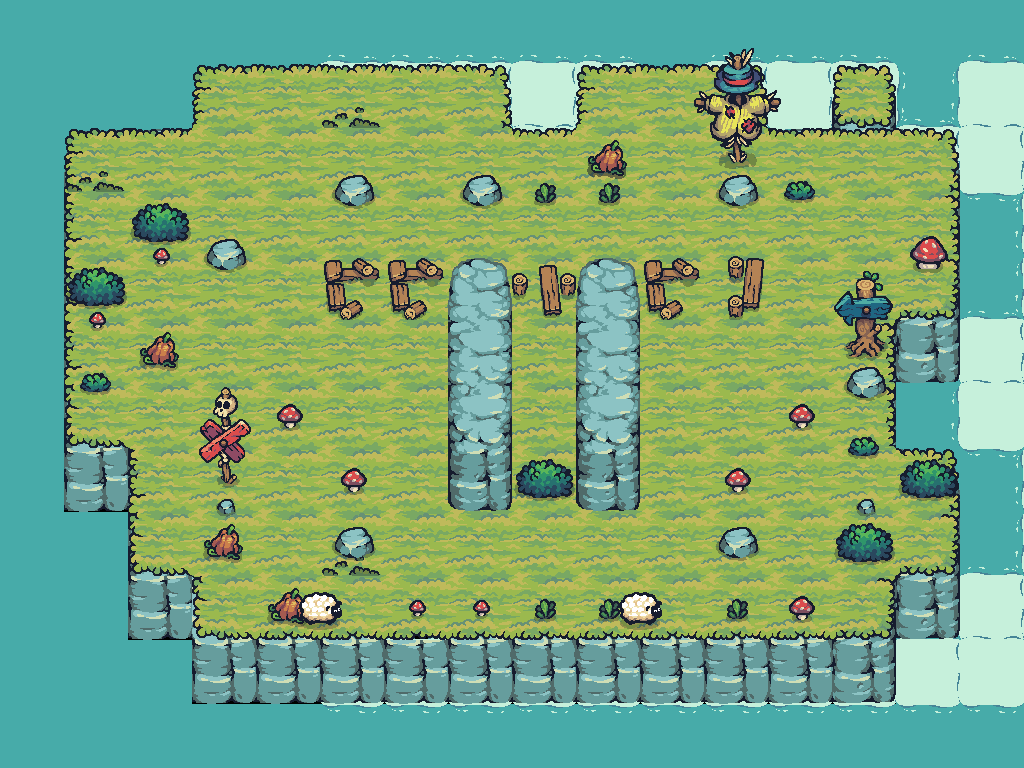

Tiled map render using the project's own tile images. Description and the map definition, with tile-layer contents summarised, below:
An orthogonal 16x12 tile map with 64x64 px tiles, 11 tile layers (Water, Foam, layerforedge, new game bg, ...), 24 tilesets and 35 objects (24x Block, 6x Tree, AntiPlayerCheckpoint, PlayerCheckpoint, Barrel, ...).

<map version="1.10" tiledversion="1.11.0" orientation="orthogonal" renderorder="right-down" width="16" height="12" tilewidth="64" tileheight="64" infinite="0" nextlayerid="28" nextobjectid="11">
 <properties>
  <property name="Star1" type="int" value="27" />
  <property name="Star2" type="int" value="33" />
  <property name="Star3" type="int" value="40" />
 </properties>
 <tileset firstgid="1" source="Terrain.tsx" />
 <tileset firstgid="41" source="Castle_Red.tsx" />
 <tileset firstgid="61" source="Tree.tsx" />
 <tileset firstgid="169" source="17.tsx" />
 <tileset firstgid="171" source="Tower_Blue.tsx" />
 <tileset firstgid="179" source="01.tsx" />
 <tileset firstgid="180" source="06.tsx" />
 <tileset firstgid="181" source="18.tsx" />
 <tileset firstgid="190" source="09.tsx" />
 <tileset firstgid="191" source="12.tsx" />
 <tileset firstgid="192" source="16.tsx" />
 <tileset firstgid="194" source="Castle_Destroyed.tsx" />
 <tileset firstgid="214" source="HappySheep_Idle.tsx" />
 <tileset firstgid="222" source="Tree_192.tsx" />
 <tileset firstgid="234" source="Water.tsx" />
 <tileset firstgid="235" source="Foam_192.tsx" />
 <tileset firstgid="243" source="Tilemap_Elevation.tsx" />
 <tileset firstgid="275" source="02.tsx" />
 <tileset firstgid="276" source="03.tsx" />
 <tileset firstgid="277" source="04.tsx" />
 <tileset firstgid="278" source="07.tsx" />
 <tileset firstgid="279" source="10.tsx" />
 <tileset firstgid="280" source="TX Props.tsx" />
 <tileset firstgid="344" source="Bridge_All.tsx" />
 <group id="26" name="Common">
  <layer id="13" name="Water" width="16" height="12">
   <data>[192 cells, 88 non-empty, 1 distinct tile ids]</data>
  </layer>
  <layer id="14" name="Foam" width="16" height="12" offsetx="128" offsety="0">
   <data>[192 cells, 44 non-empty, 1 distinct tile ids]</data>
  </layer>
  <layer id="19" name="layerforedge" width="16" height="12">
   <data>[192 cells, 30 non-empty, 11 distinct tile ids]</data>
  </layer>
  <layer id="15" name="new game bg" width="16" height="12">
   <data>[192 cells, 128 non-empty, 12 distinct tile ids]</data>
  </layer>
  <layer id="24" name="eat" width="16" height="12">
   <data>[192 cells, 5 non-empty, 3 distinct tile ids]</data>
  </layer>
  <layer id="27" name="grass" width="16" height="12">
   <data>[192 cells, 3 non-empty, 1 distinct tile ids]</data>
  </layer>
  <layer id="17" name="props" width="16" height="12" offsetx="0" offsety="32">
   <data>[192 cells, 17 non-empty, 7 distinct tile ids]</data>
  </layer>
  <layer id="18" name="propsLayer2" width="16" height="12">
   <data>[192 cells, 15 non-empty, 12 distinct tile ids]</data>
  </layer>
  <objectgroup id="21" name="TreesOutSideGameGrid" class="TreesOutSideGameGrid">
   <object id="3" name="Tree" type="Tree" x="192" y="128" width="64" height="64" />
   <object id="5" name="Tree" type="Tree" x="256" y="128" width="64" height="64" />
   <object id="6" name="Tree" type="Tree" x="384" y="128" width="64" height="64" />
   <object id="7" name="Tree" type="Tree" x="832" y="192" width="64" height="64" />
   <object id="8" name="Tree" type="Tree" x="640" y="128" width="64" height="64" />
   <object id="9" name="Tree" type="Tree" x="192" y="320" width="64" height="64" />
  </objectgroup>
  <layer id="22" name="AheadOfTreesProps" width="16" height="12">
   <data>[192 cells, 6 non-empty, 6 distinct tile ids]</data>
  </layer>
  <objectgroup id="30" name="CollisionblocksForGrid">
   <object id="101" name="Block" type="Block" x="256" y="128" width="576" height="64" />
   <object id="102" name="Block" type="Block" x="256" y="576" width="576" height="64" />
   <object id="103" name="Block" type="Block" x="192" y="192" width="64" height="384" />
   <object id="104" name="Block" type="Block" x="831" y="192" width="64" height="384" />
  </objectgroup>
  <layer id="25" name="BottomEdge" width="16" height="12">
   <data>[192 cells, 2 non-empty, 1 distinct tile ids]</data>
  </layer>
 </group>
 <layer id="13" name="CollisionblockTileLayer" width="16" height="12">
  <data>[192 cells, 20 non-empty, 10 distinct tile ids]</data>
 </layer>
 <objectgroup id="5" name="Collisionblocks">
  <object id="1" name="Block" type="Block" x="320" y="256" width="64" height="64" />
  <object id="2" name="Block" type="Block" x="384" y="256" width="64" height="64" />
  <object id="3" name="Block" type="Block" x="448" y="256" width="64" height="64" />
  <object id="4" name="Block" type="Block" x="512" y="256" width="64" height="64" />
  <object id="5" name="Block" type="Block" x="576" y="256" width="64" height="64" />
  <object id="6" name="Block" type="Block" x="640" y="256" width="64" height="64" />
  <object id="7" name="Block" type="Block" x="704" y="256" width="64" height="64" />
  <object id="8" name="Block" type="Block" x="448" y="320" width="64" height="64" />
  <object id="10" name="Block" type="Block" x="576" y="320" width="64" height="64" />
  <object id="11" name="Block" type="Block" x="256" y="384" width="64" height="64" />
  <object id="12" name="Block" type="Block" x="448" y="384" width="64" height="64" />
  <object id="13" name="Block" type="Block" x="576" y="384" width="64" height="64" />
  <object id="14" name="Block" type="Block" x="768" y="384" width="64" height="64" />
  <object id="15" name="Block" type="Block" x="320" y="448" width="64" height="64" />
  <object id="16" name="Block" type="Block" x="448" y="448" width="64" height="64" />
  <object id="17" name="Block" type="Block" x="512" y="448" width="64" height="64" />
  <object id="18" name="Block" type="Block" x="576" y="448" width="64" height="64" />
  <object id="19" name="Block" type="Block" x="704" y="448" width="64" height="64" />
  <object id="20" name="Block" type="Block" x="320" y="512" width="64" height="64" />
  <object id="25" name="Block" type="Block" x="704" y="512" width="64" height="64" />
 </objectgroup>
 <objectgroup id="6" name="Checkpoints">
  <object id="21" name="AntiPlayerCheckpoint" type="AntiPlayerCheckpoint" x="384" y="512" width="64" height="64" />
  <object id="24" name="PlayerCheckpoint" type="PlayerCheckpoint" x="640" y="512" width="64" height="64" />
 </objectgroup>
 <objectgroup id="7" name="Spawnpoints">
  <object id="9" name="Barrel" type="Barrel" x="512" y="320" width="64" height="64" />
  <object id="22" name="Player" type="Player" x="448" y="512" width="64" height="64" />
  <object id="23" name="AntiPlayer" type="AntiPlayer" x="576" y="512" width="64" height="64" />
 </objectgroup>
</map>
